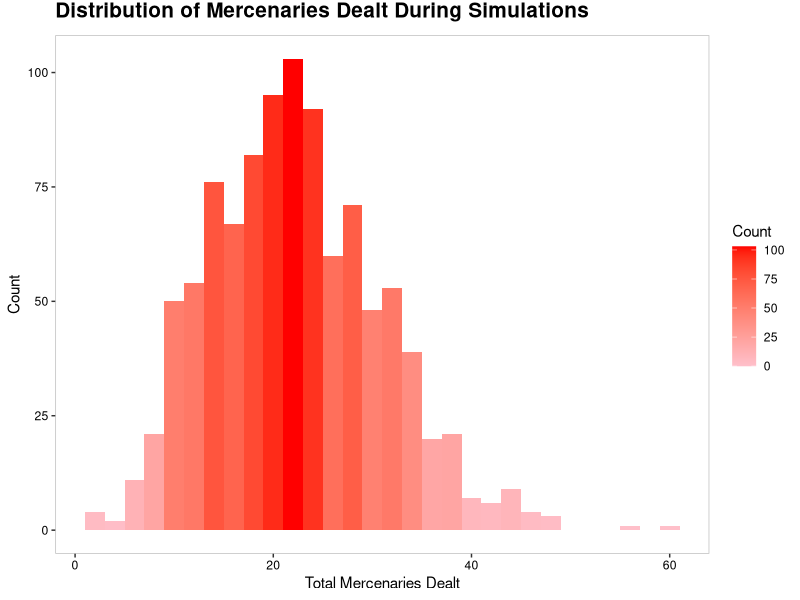

Recreate this plot in R.
deck <- c(rep(1,10),
          rep(2,8),
          rep(3,8),
          rep(4,8),
          rep(5,8),
          rep(6,8),
          rep(10,8), 
          rep(0,52)) # effects are represented by zero

player1 <- sample(deck, 10, replace = F)

simulations <- data.frame(sums=replicate(1000, sum(sample(deck,10,replace=F))))

require(ggplot2)
ggplot(simulations, aes(sums, fill=..count..)) + 
  geom_histogram(binwidth = 2) +
  scale_fill_gradient("Count", low="pink", high="red") +
  xlab("Total Mercenaries Dealt") +
  ylab("Count") +
  ggtitle("Distribution of Mercenaries Dealt During Simulations") +
  theme(panel.background=element_blank(),
        panel.grid.major=element_blank(),
        panel.grid.minor=element_blank(),
        panel.border=element_rect(color="grey",fill=NA),
        axis.title.x=element_text(vjust=1),
        axis.text=element_text(color="black"),
        plot.title=element_text(face="bold", size=15, vjust=2))

mean.simulations <- mean(simulations$sums)
